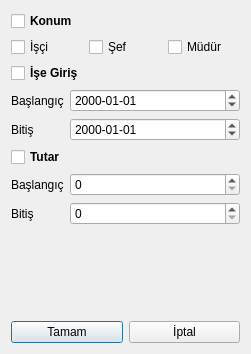
<?xml version="1.0" encoding="UTF-8"?>
<ui version="4.0">
 <class>kistascalisan</class>
 <widget class="QDialog" name="kistascalisan">
  <property name="geometry">
   <rect>
    <x>0</x>
    <y>0</y>
    <width>251</width>
    <height>354</height>
   </rect>
  </property>
  <property name="windowTitle">
   <string>Dialog</string>
  </property>
  <layout class="QGridLayout" name="gridLayout_4">
   <item row="0" column="0" colspan="2">
    <layout class="QFormLayout" name="formLayout">
     <property name="fieldGrowthPolicy">
      <enum>QFormLayout::AllNonFixedFieldsGrow</enum>
     </property>
     <item row="0" column="0" colspan="2">
      <layout class="QGridLayout" name="gridLayout">
       <item row="0" column="0" colspan="3">
        <widget class="QCheckBox" name="cbKonum">
         <property name="font">
          <font>
           <weight>75</weight>
           <bold>true</bold>
          </font>
         </property>
         <property name="text">
          <string>Konum</string>
         </property>
        </widget>
       </item>
       <item row="1" column="0">
        <widget class="QCheckBox" name="cbKonumIsci">
         <property name="text">
          <string>İşçi</string>
         </property>
        </widget>
       </item>
       <item row="1" column="1">
        <widget class="QCheckBox" name="cbKonumSef">
         <property name="text">
          <string>Şef</string>
         </property>
        </widget>
       </item>
       <item row="1" column="2">
        <widget class="QCheckBox" name="cbKonumMudur">
         <property name="text">
          <string>Müdür</string>
         </property>
        </widget>
       </item>
      </layout>
     </item>
     <item row="1" column="0" colspan="2">
      <layout class="QGridLayout" name="gridLayout_2">
       <item row="0" column="0" colspan="2">
        <widget class="QCheckBox" name="cbTarih">
         <property name="font">
          <font>
           <weight>75</weight>
           <bold>true</bold>
          </font>
         </property>
         <property name="text">
          <string>İşe Giriş</string>
         </property>
        </widget>
       </item>
       <item row="1" column="0">
        <widget class="QLabel" name="lblTarihBaslangic">
         <property name="sizePolicy">
          <sizepolicy hsizetype="Maximum" vsizetype="Preferred">
           <horstretch>0</horstretch>
           <verstretch>0</verstretch>
          </sizepolicy>
         </property>
         <property name="text">
          <string>Başlangıç</string>
         </property>
        </widget>
       </item>
       <item row="2" column="0">
        <widget class="QLabel" name="lblTarihBitis">
         <property name="sizePolicy">
          <sizepolicy hsizetype="Maximum" vsizetype="Preferred">
           <horstretch>0</horstretch>
           <verstretch>0</verstretch>
          </sizepolicy>
         </property>
         <property name="text">
          <string>Bitiş</string>
         </property>
        </widget>
       </item>
       <item row="1" column="1">
        <widget class="QDateEdit" name="dtBaslangic">
         <property name="displayFormat">
          <string>yyyy-MM-dd</string>
         </property>
        </widget>
       </item>
       <item row="2" column="1">
        <widget class="QDateEdit" name="dtBitis">
         <property name="displayFormat">
          <string>yyyy-MM-dd</string>
         </property>
        </widget>
       </item>
      </layout>
     </item>
     <item row="2" column="0" colspan="2">
      <layout class="QGridLayout" name="gridLayout_3">
       <item row="0" column="0" colspan="2">
        <widget class="QCheckBox" name="cbMaas">
         <property name="font">
          <font>
           <weight>75</weight>
           <bold>true</bold>
          </font>
         </property>
         <property name="text">
          <string>Tutar</string>
         </property>
        </widget>
       </item>
       <item row="2" column="1">
        <widget class="QSpinBox" name="spMaasBitis">
         <property name="maximum">
          <number>999999999</number>
         </property>
         <property name="singleStep">
          <number>100</number>
         </property>
        </widget>
       </item>
       <item row="1" column="1">
        <widget class="QSpinBox" name="spMaasBaslangic">
         <property name="maximum">
          <number>999999999</number>
         </property>
         <property name="singleStep">
          <number>100</number>
         </property>
        </widget>
       </item>
       <item row="1" column="0">
        <widget class="QLabel" name="lblMaasBaslangic">
         <property name="sizePolicy">
          <sizepolicy hsizetype="Maximum" vsizetype="Preferred">
           <horstretch>0</horstretch>
           <verstretch>0</verstretch>
          </sizepolicy>
         </property>
         <property name="text">
          <string>Başlangıç</string>
         </property>
        </widget>
       </item>
       <item row="2" column="0">
        <widget class="QLabel" name="lblMaasBitis">
         <property name="sizePolicy">
          <sizepolicy hsizetype="Maximum" vsizetype="Preferred">
           <horstretch>0</horstretch>
           <verstretch>0</verstretch>
          </sizepolicy>
         </property>
         <property name="text">
          <string>Bitiş</string>
         </property>
        </widget>
       </item>
      </layout>
     </item>
    </layout>
   </item>
   <item row="1" column="0">
    <widget class="QPushButton" name="btnTamam">
     <property name="text">
      <string>Tamam</string>
     </property>
    </widget>
   </item>
   <item row="1" column="1">
    <widget class="QPushButton" name="btnIptal">
     <property name="text">
      <string>İptal</string>
     </property>
    </widget>
   </item>
  </layout>
 </widget>
 <resources/>
 <connections/>
</ui>
